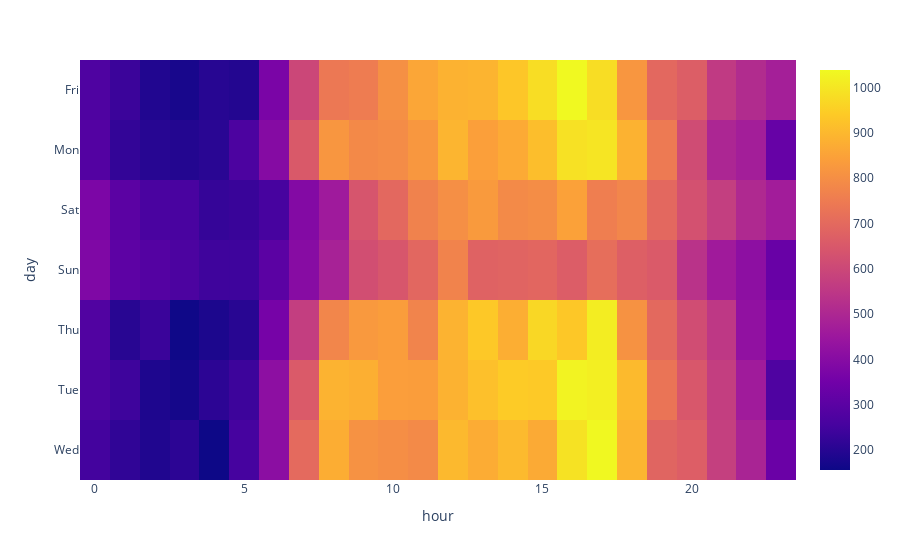

Here is the notebook cell this chart was saved with:
### Code cell
fig = px.imshow(day_hour)
fig.show()

### Figure 1 — Plotly figure (JSON) as saved in the notebook; plotly's stock layout.template omitted (floating-point values rounded to 4 significant figures; data arrays with more than 128 entries replaced by an {"elided": "..."} marker saying what was removed)
{"data": [{"coloraxis": "coloraxis", "hovertemplate": "hour: %{x}<br>day: %{y}<br>color: %{z}<extra></extra>", "name": "0", "type": "heatmap", "x": [0, 1, 2, 3, 4, 5, 6, 7, 8, 9, 10, 11, 12, 13, 14, 15, 16, 17, 18, 19, 20, 21, 22, 23], "xaxis": "x", "y": ["Fri", "Mon", "Sat", "Sun", "Thu", "Tue", "Wed"], "yaxis": "y", "z": {"elided": "7x24 int values"}}], "layout": {"coloraxis": {"colorscale": [[0, "#0d0887"], [0.1111, "#46039f"], [0.2222, "#7201a8"], [0.3333, "#9c179e"], [0.4444, "#bd3786"], [0.5556, "#d8576b"], [0.6667, "#ed7953"], [0.7778, "#fb9f3a"], [0.8889, "#fdca26"], [1, "#f0f921"]]}, "margin": {"t": 60}, "xaxis": {"anchor": "y", "constrain": "domain", "domain": [0, 1], "scaleanchor": "y", "title": {"text": "hour"}}, "yaxis": {"anchor": "x", "autorange": "reversed", "constrain": "domain", "domain": [0, 1], "title": {"text": "day"}}}}
